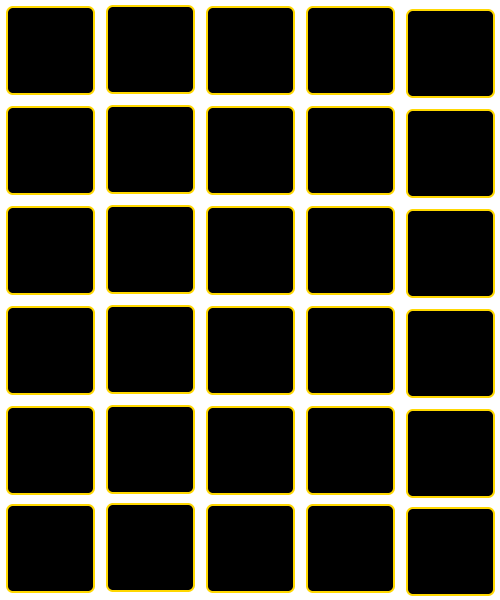
#> input picture pics/board5x6.png, 500 x 600 px, given in place of cells.png, which was not available
$ python renderer.py
#> lines starting #> are read from the running program, lines starting #| are printed output that depends on the picture; pictures that were not available may be replaced by others from this repository, and a replacement may not be noted
from PIL import Image

# Открываем два изображения
cells = Image.open('pics\cells.png')
#> cells is the input picture: PIL image 500x600 RGBA; mean R, G, B, A 69.7, 67, 52, 200.9
letters = Image.open('pics\letters.png')
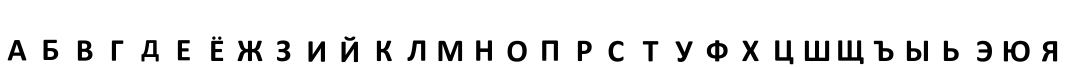
#> input picture pics/letters.png, 3200 x 200 px, found by its file name (shown at 1/3 size)
#> letters is the input picture: PIL image 3200x200 RGBA; mean R, G, B, A 24.7, 24.7, 24.7, 45.6

# Получаем размеры первого изображения
# width1, height1 = image1.size

# Получаем размеры второго изображения
# width2, height2 = image2.size

# Создаем новое изображение с шириной, равной сумме ширин двух изображений,
# и высотой, равной максимальной высоте из двух изображений
# new_width = width1 + width2
# new_height = max(height1, height2)
new_image = Image.new('RGBA', (500, 600))
#> new_image: PIL image 500x600 RGBA; every value is 0

cell_blank = cells.crop((0, 0, 100, 100))
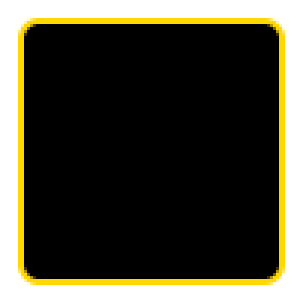
#> cell_blank: PIL image 100x100 RGBA (shown 3 times larger); mean R, G, B, A 69.6, 66.9, 51.9, 200.9; transparent parts drawn white
cell_gray = cells.crop((101, 0, 200, 100))
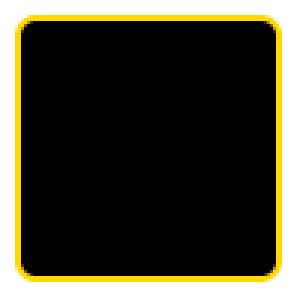
#> cell_gray: PIL image 99x100 RGBA (shown 3 times larger); mean R, G, B, A 68, 65.2, 50.1, 202.9; transparent parts drawn white
cell_green = cells.crop((201, 0, 300, 100))
# Вставляем первое изображение
new_image.paste(cell_blank, (0, 0))
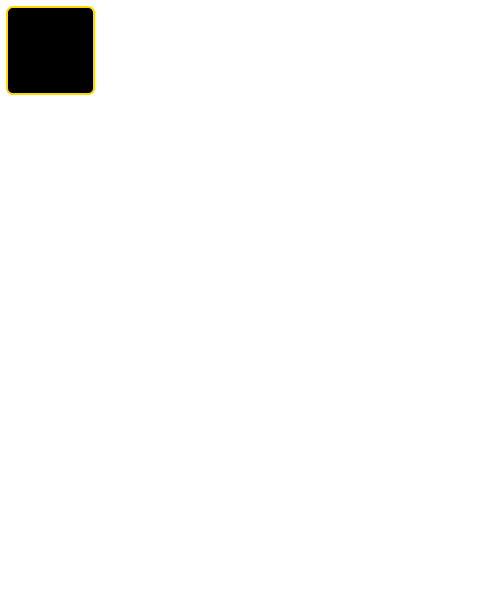
#> new_image: PIL image 500x600 RGBA; mean R, G, B, A 2.3, 2.2, 1.7, 6.7; transparent parts drawn white
new_image.paste(cell_gray, (100, 0))
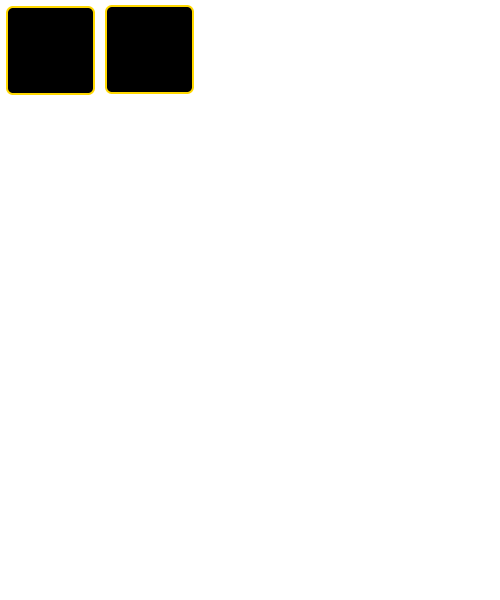
#> new_image: PIL image 500x600 RGBA; mean R, G, B, A 4.6, 4.4, 3.4, 13.4; transparent parts drawn white

# Вставляем второе изображение, начиная с позиции, равной ширине первого
# new_image.paste(image2, (width1, 0))

# Сохраняем результат в файл
new_image.save('board.png')
